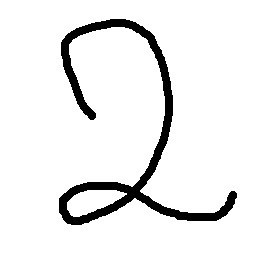
#> input picture Resources/2.jpg, 265 x 265 px, given in place of the camera
$ python capturing_bulk_images.py   (older library calls are emulated)
#> lines starting #> are read from the running program, lines starting #| are printed output that depends on the picture
import cv2
import os
import time

my_path = "D:\\Programming Projects\\Sentdex Tensorflow own dataset\\fist"
module_val = 5
min_blur = 100
gray_img = False
save_data = True
show_image = True
img_width = 50
img_height = 50

global count_folder
cap = cv2.VideoCapture(0)
cap.set(3, 640)
cap.set(4, 480)

count = 0
count_save = 0


def save_data_function():
    global count_folder
    count_folder = 0
    while os.path.exists(my_path + str(count_folder)):
        count_folder += 1

    os.makedirs(my_path + str(count_folder))


if save_data:
    save_data_function()

while True:
    ret, img = cap.read()
#> img is the input picture: shape (265, 265, 3); min 0, max 255, mean 236.7
    img = cv2.flip(img, 1)
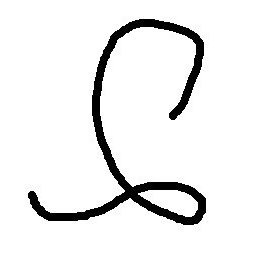
#> img: shape (265, 265, 3); min 0, max 255, mean 236.7
    img = cv2.resize(img, (img_width, img_height))
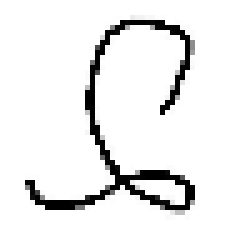
#> img: shape (50, 50, 3) (shown 5 times larger); min 0, max 255, mean 236.3
    if gray_img:
        img = cv2.cvtColor(img, cv2.COLOR_BGR2GRAY)

    if save_data:
        blur = cv2.Laplacian(img, cv2.CV_64F).var()
#> blur = 20418
        if count % module_val == 0 and blur > min_blur:
            now_time = time.time()
            cv2.imwrite(my_path + str(count_folder) + '/' + str(count_save)
                        + '_' + str(int(blur)) + '_' + str(now_time) + ".png", img)
            count_save += 1
        count += 1

    if show_image:
        cv2.imshow("Image", img)

    if cv2.waitKey(1) == 27:
#> (key Esc is pressed here)
        break

cap.release()
cv2.destroyAllWindows()
